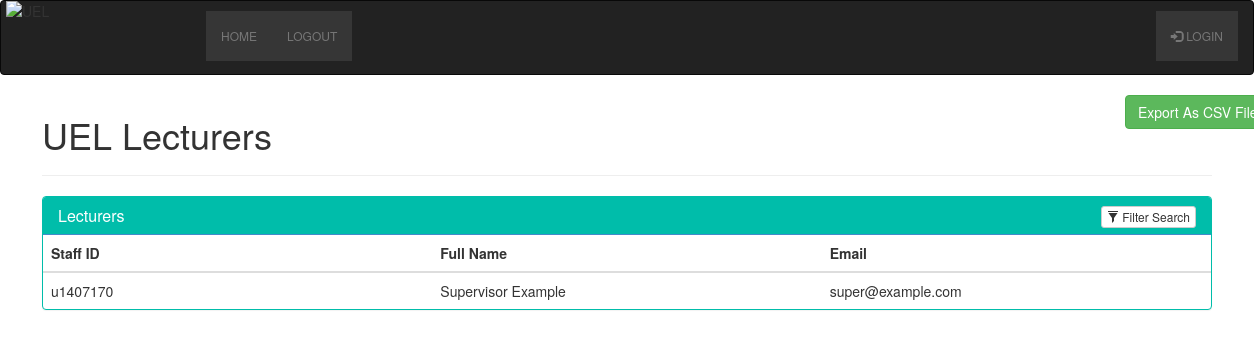
Screenshot of /assessment/admin/view-lecturers.php with the database file from the repository.
### tables this page shows
CREATE TABLE `users` (
  `id` varchar(8) NOT NULL,
  `name` varchar(25) NOT NULL,
  `surname` varchar(25) NOT NULL,
  `email` varchar(100) NOT NULL,
  `username` varchar(10) NOT NULL,
  `password` varchar(10) NOT NULL,
  `rank` varchar(15) NOT NULL,
  `level` int(1) NOT NULL,
  PRIMARY KEY  (`id`)
);

### assessment/admin/view-lecturers.php (the view, shortened to what this page needs)
<!DOCTYPE html>
<html>
	<?php
		include "../includes/header.php";
		include "../includes/admin-navbar.php";
    include "../db_handler.php";
	?>
  <link rel="stylesheet" href="https://maxcdn.bootstrapcdn.com/bootstrap/3.3.7/css/bootstrap.min.css">
<head>
    <link rel="stylesheet" type="text/css" href="bootstrap/css/bootstrap.min.css"/>
</head>
<body>
<div class="container">
    <div class="row">
        <form class="form-horizontal" style="float: right;" action="view-lecturers.php" method="post" name="export" enctype="multipart/form-data">
          <div class="form-group">
            <div class="col-md-4 col-md-offset-4">
              <input type="submit" name="export" class="btn btn-success" value="Export As CSV File"/>
            </div>
          </div>
        </form>
    	<h1>UEL Lecturers</h1>
    	<hr>
        <div class="panel panel-primary filterable" style="border-color: #00bdaa;">
            <div class="panel-heading" style="background-color: #00bdaa;">
                <h3 class="panel-title">Lecturers</h3>
                <div class="pull-right">
                    <button class="btn btn-default btn-xs btn-filter"><span class="glyphicon glyphicon-filter"></span> Filter Search</button>
                </div>
            </div>
            <table class="table">
                <thead>
                    <tr class="filters">
                        <th><input type="text" class="form-control" placeholder="Staff ID" disabled></th>
                        <th><input type="text" class="form-control" placeholder="Full Name" disabled></th>
                        <th><input type="text" class="form-control" placeholder="Email" disabled></th>
                    </tr>
                </thead>
                <tbody>
                    <?php
                        $output = '';
                        if(isset($_POST["query"]))
                        {
                         $search = mysqli_real_escape_string($conn, $_POST["query"]);
                         $query = "
                          SELECT * FROM users
                          WHERE name LIKE '%".$search."%'
                          OR surname LIKE '%".$search."%'
                          OR email LIKE '%".$search."%'
                         ";
                        }
                        else
                        {
                          $query = "SELECT * FROM users WHERE rank='lecturer' ORDER BY name asc";
                        }
                        $result = mysqli_query($conn, $query);
                        if(mysqli_num_rows($result) > 0)
                        {
                       while($row = mysqli_fetch_array($result))
                       {
                          $output .= '
                           <tr>
                            <td>'.$row["id"].'</td>
                            <td>'.$row["name"]. ' ' .$row["surname"].'</td>
                            <td>'.$row["email"].'</td>
                          </tr>
                        </div>
                          ';
                         }
                         echo $output;
                        }
                    ?>
            </div>
        </div>
</body>
</html>

### assessment/includes/admin-navbar.php (style rules this page uses)
div { display: block; }

### assessment/admin/view-lecturers.php (style rules this page uses)
.filterable { margin-top: 15px; }
.filterable .panel-heading .pull-right { margin-top: -20px; }
.filterable .filters input[disabled] { background-color: transparent; border: none; cursor: auto; box-shadow: none; padding: 0; height: auto; }

### rows the page displays
users: id "u1407170", name "Supervisor", surname "Example", email "super@example.com"

### other values shown
$name "HOME"
$name "LOGOUT"
